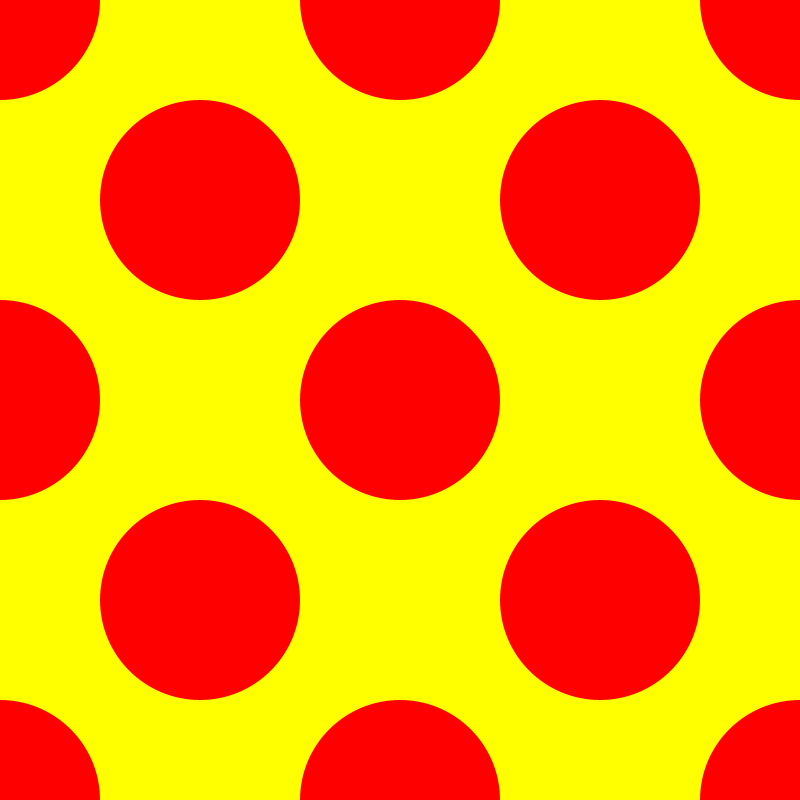
Frame 1 (no input)
Frame 60 (the mouse pressed at the canvas centre just before this capture): identical to frame 1, image omitted
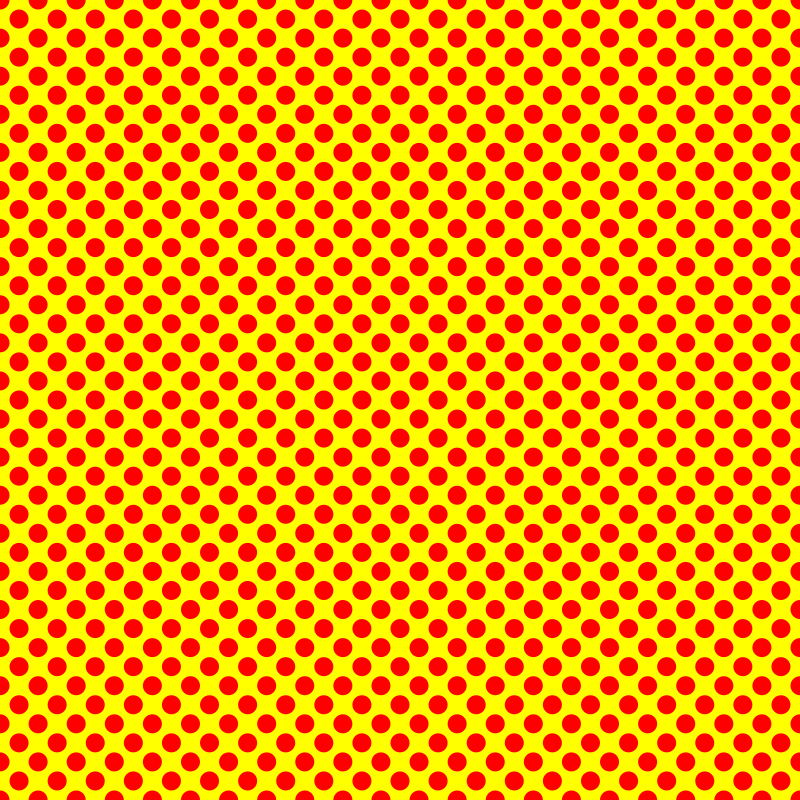
Frame 120 (the mouse held since frame 60 and released just before this capture)

The Processing sketch that drew these frames (run headless with seeded random() and noise(); from frame 60 on, the mouse is pressed at the canvas centre):

// Processing sketch: polkaDotProblem2
// ── polkaDotProblem2.pde
// tried a few ways this was the simplest
// algorithm 
// if row and column are both even place a dot
// else if row and colum are both odd place a dot

float sz;
float nob= 8; // number of balls

void setup(){
 size(800,800); 
 sz = width/nob;
 background(255,255,0);
 fill(255,0,0);
 noStroke();
 
}

void draw(){
  background(255,255,0);
  nob = map(mouseX,0,width,4,80);
  sz=width/nob;
  
  for (int col =0; col <nob+1;col+=1){
    
  for (int row =0;row <nob+1;row+=1){
    // an ellipse every even row and even column
    if(row%2==0 && col%2==0){  
      ellipse(col*sz,row*sz,sz,sz);
    }
    // an ellipse at odd row and odd column
    else if(row%2==1 && col%2 ==1){
    
     ellipse((col*sz),row*sz,sz,sz);
    }
  }
   
 }
  
  
  
  
  
  
}
